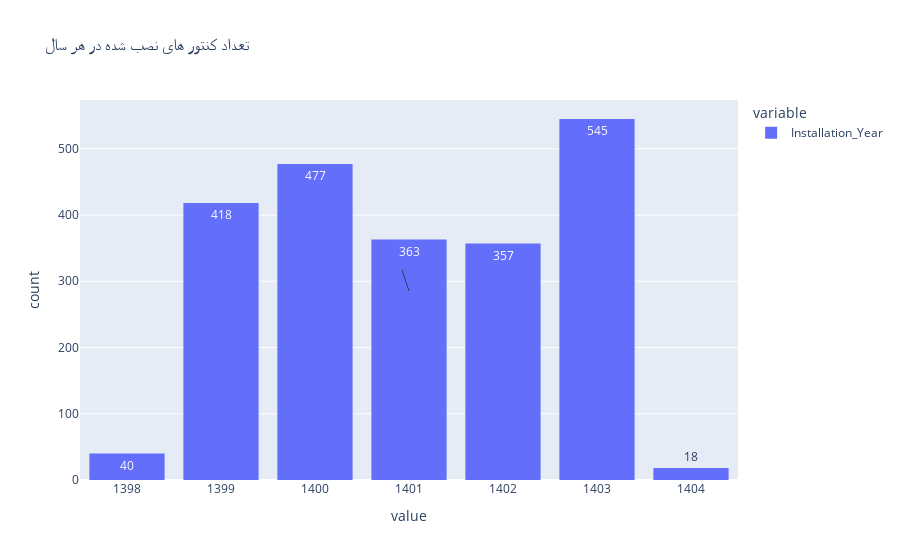

The cell this chart's notebook holds for it:
### Code cell
fig = px.histogram(info_copy['Installation_Year'].sort_values(),title="تعداد کنتور های نصب شده در هر سال",text_auto=True)
fig.add_annotation()

### Figure 1 — Plotly figure (JSON) as saved in the notebook; plotly's stock layout.template omitted (floating-point values rounded to 4 significant figures; data arrays with more than 128 entries replaced by an {"elided": "..."} marker saying what was removed)
{"data": [{"alignmentgroup": "True", "bingroup": "x", "hovertemplate": "variable=Installation_Year<br>value=%{x}<br>count=%{y}<extra></extra>", "legendgroup": "Installation_Year", "marker": {"color": "#636efa", "pattern": {"shape": ""}}, "name": "Installation_Year", "offsetgroup": "Installation_Year", "orientation": "v", "showlegend": true, "texttemplate": "%{value}", "type": "histogram", "x": {"elided": "2218 str values"}, "xaxis": "x", "yaxis": "y"}], "layout": {"annotations": [{}], "barmode": "relative", "legend": {"title": {"text": "variable"}, "tracegroupgap": 0}, "title": {"text": "تعداد کنتور های نصب شده در هر سال"}, "xaxis": {"anchor": "y", "domain": [0, 1], "title": {"text": "value"}}, "yaxis": {"anchor": "x", "domain": [0, 1], "title": {"text": "count"}}}}
